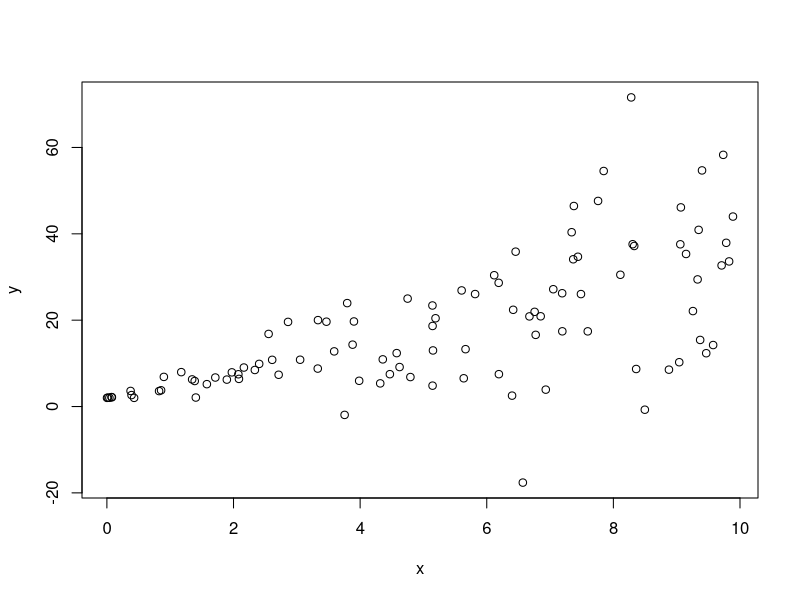
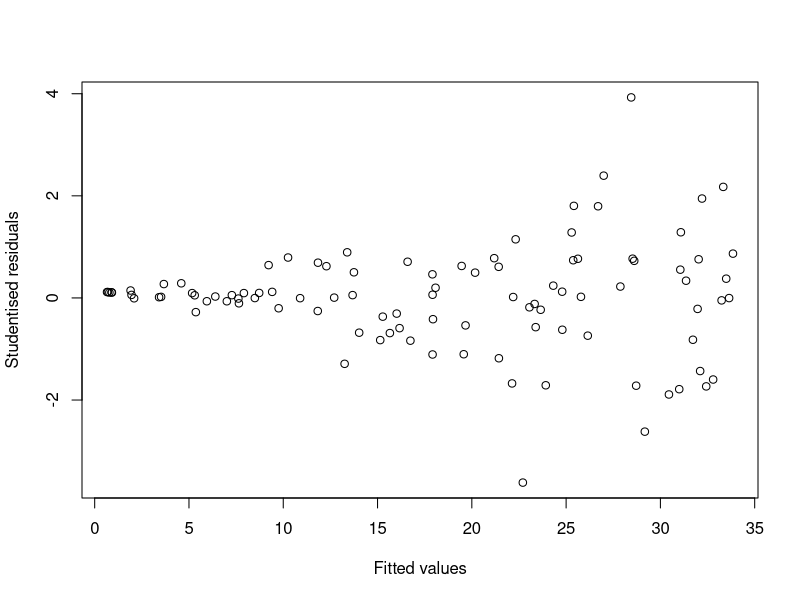
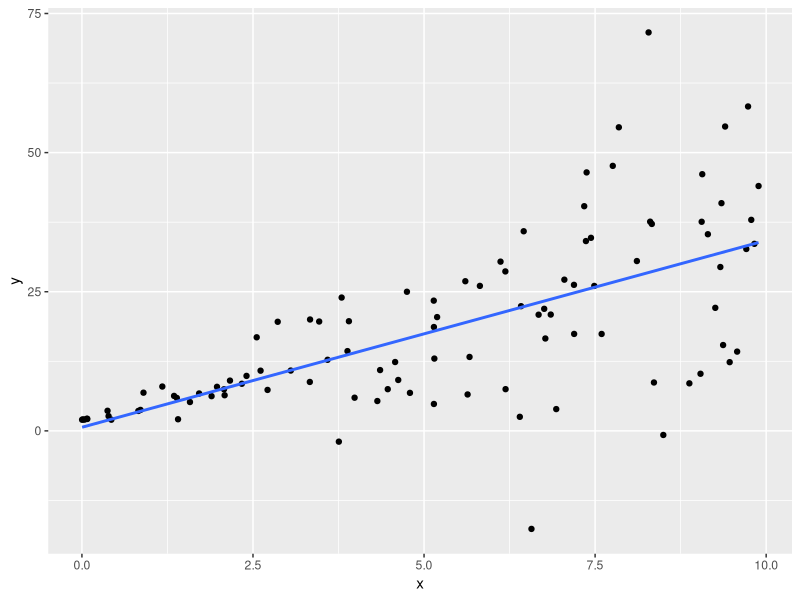

R code for these plots, in order:
library(dplyr)
library(ggplot2)

set.seed(42)

n <- 100
x <- runif(n, 0, 10)

error <- rnorm(n, mean = 0, sd = 2 * x)

beta0 <- 2
beta1 <- 3

y <- beta0 + beta1 * x + error

plot(x, y)

model_fit <- lm(y ~ x)
summary(model_fit)


plot(predict(model_fit), rstudent(model_fit), 
     xlab = "Fitted values", ylab = "Studentised residuals")

ggplot() + 
  geom_point(aes(x, y)) +
  geom_smooth(aes(x, y), method = "lm", se = FALSE)
